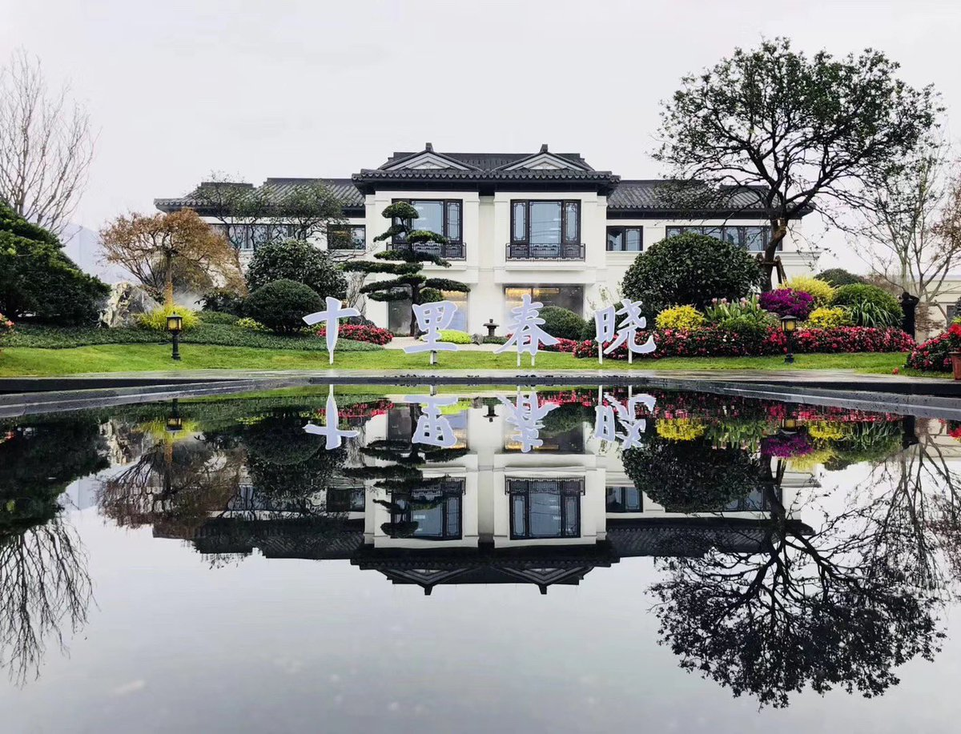
%> input picture different-noise-mean-filtering/shilichongxiao.png, 961 x 734 px, shrunk from 1200 x 917 before the run
$ octave xianxingpinghualvbo1.m   (GNU Octave 9; MATLAB toolbox functions it lacks are replaced by stand-ins)
%> lines starting %> are read from the running program, lines starting %| are printed output that depends on the picture
%% Read in image
I = imread('shilichongxiao.png');
%> I is the input picture: size 734x961x3 uint8; mean R, G, B 143.5, 144.9, 143.1
% yunannan.png
% xiaoguan.png
% tangrenjie.png
% shilichongxiao.png
% guniang.png

%% Convert to grayscale image
Igray = rgb2gray(I);
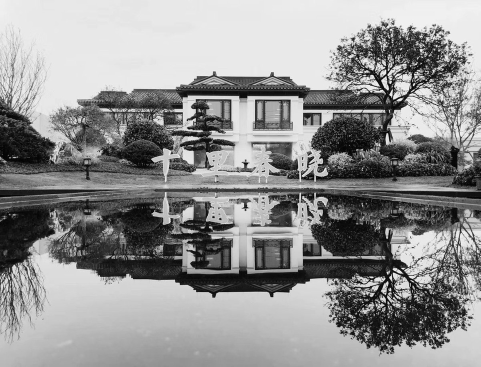
%> Igray: size 734x961 uint8 (shown at 1/2 size); min 0, max 255, mean 144.2

%% Add noise to image
% Gaussian
% J = imnoise(I,'gaussian')
% Gaussian white noise with variance of 0.01 to grayscale image I.
% J = imnoise(I,'gaussian',m)
% adds Gaussian white noise with mean m and variance of 0.01.
% J = imnoise(I,'gaussian',m,var_gauss)
% adds Gaussian white noise with mean m and variance var_gauss.
% J = imnoise(I,'localvar',var_local)
% J = imnoise(I,'localvar',intensity_map,var_local)
% Gaussian white noise
Iguassian = imnoise(Igray, 'gaussian', 0.1, 0.015);
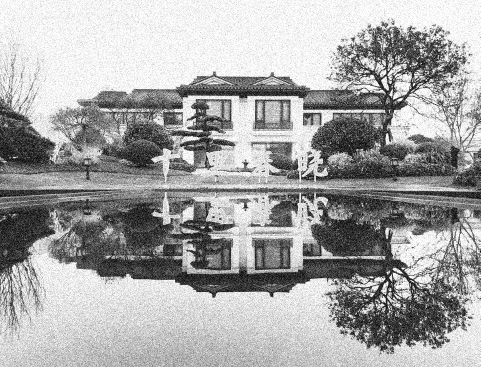
%> Iguassian: size 734x961 uint8 (shown at 1/2 size); min 0, max 255, mean 165.8
% Salt & pepper
% J = imnoise(I,'salt & pepper')
% adds salt and pepper noise,
% with default noise density 0.05.
% This affects approximately 5% of pixels.
% J = imnoise(I,'salt & pepper',d)
% adds salt and pepper noise,
% where d is the noise density.
% This affects approximately d*numel(I) pixels.
% salt & pepper noise
Islat_pepper = imnoise(Igray, 'salt & pepper', 0.15);
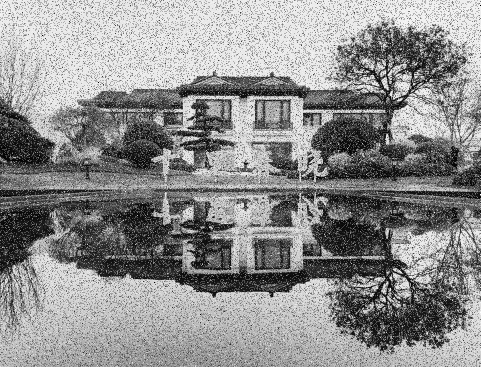
%> Islat_pepper: size 734x961 uint8 (shown at 1/2 size); min 0, max 255, mean 141.7

%% Operator
% Mean filter
% h = fspecial('average',hsize)
% an averaging filter h of size hsize
% hsize:positive integer | 2-element vector of positive integers
% h = fspecial('disk',radius)
% a circular averaging filter (pillbox) within the square matrix of size 2*radius+1.
% radius:5 (default) | positive number

% Mean filter Guassian white noise
Iav5ga = filter2(fspecial('average', 5), Iguassian);
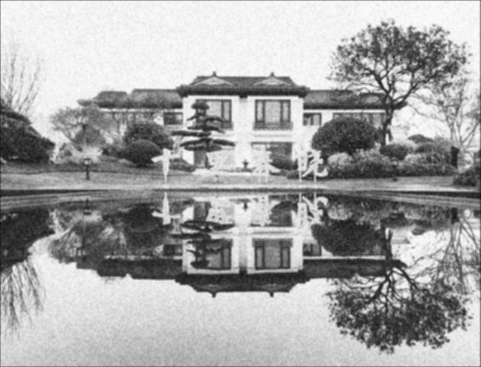
%> Iav5ga: size 734x961 double (shown at 1/2 size); min 12.56, max 254.2, mean 165.3
Idi5ga = filter2(fspecial('disk', 5), Iguassian);
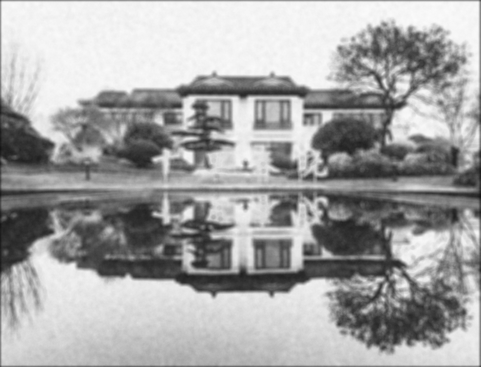
%> Idi5ga: size 734x961 double (shown at 1/2 size); min 18.76, max 252.3, mean 164.9
% Mean filter salt & pepper
Iav5sap = filter2(fspecial('average', 5), Islat_pepper);
Idi5sap = filter2(fspecial('disk', 5), Islat_pepper);
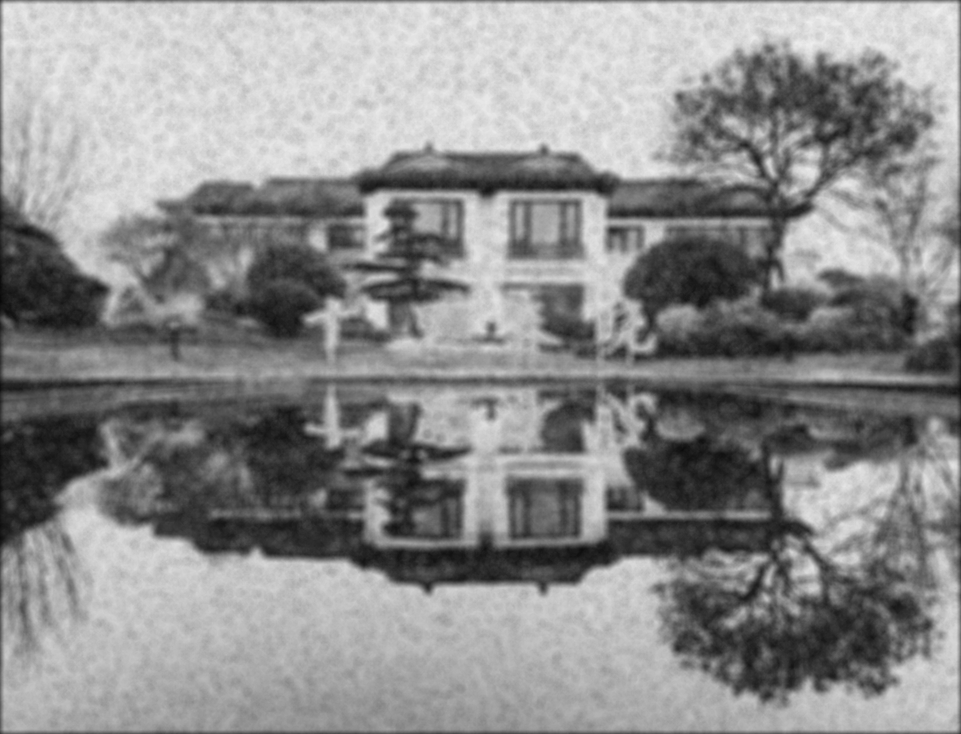
%> Idi5sap: size 734x961 double; min 8.32, max 239.7, mean 140.9

%% Display the image

subplot(2, 3, 1),imshow(Iguassian, []);
    title('Guassian white noise');
    xlabel('mean 0.1, variance 0.015');
subplot(2, 3, 2),imshow(Iav5ga, []);
    title('Averageing Guassian ');
    xlabel({'Averaging filter size 5','(mean 0.1, variance 0.015)'})
subplot(2, 3, 3),imshow(Idi5ga, []);
    title('Circular averaging Guassian');
    xlabel({'Circular averaging filter size 5','(mean 0.1, variance 0.015)'});
subplot(2, 3, 4),imshow(Islat_pepper, []);
    title('Slat & Pepper');
    xlabel('density 0.15');
subplot(2, 3, 5),imshow(Iav5sap, []);
    title('Averageing slat & pepper ');
    xlabel({'Averaging filter size 5','(density 0.15)'})
subplot(2, 3, 6),imshow(Idi5sap, []);
    title('Circular averaging slat & pepper');
    xlabel({'Circular averaging filter size 5','(density 0.15)'});
                                              Circular averaging filter size 5slat & pepper,density 0.15) ');
%> (this line was passed over: Circular is not available in this run)
%> (this line was passed over: density is not available in this run)

$ run again, with Lapacian-filtting/yunannan.png copied over different-noise-mean-filtering/shilichongxiao.png
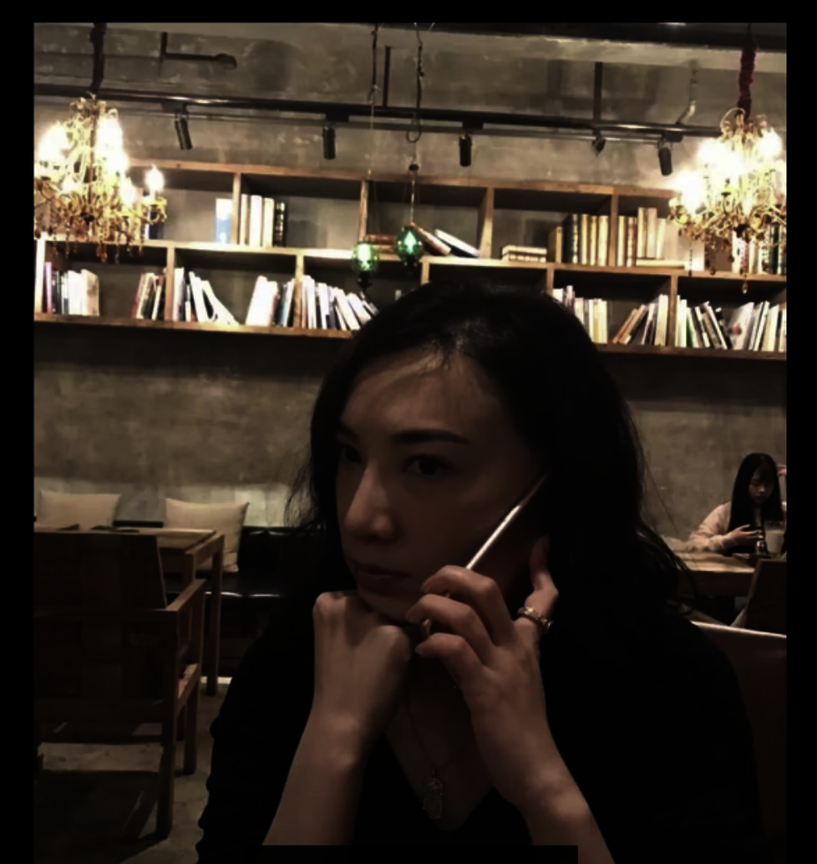
%> input picture Lapacian-filtting/yunannan.png, 817 x 864 px, shrunk from 978 x 1034 before the run
%> I is the input picture: size 864x817x3 uint8; mean R, G, B 54.4, 45, 35.5
%> `Idi5ga = filter2(fspecial('disk', 5), Iguassian);`:
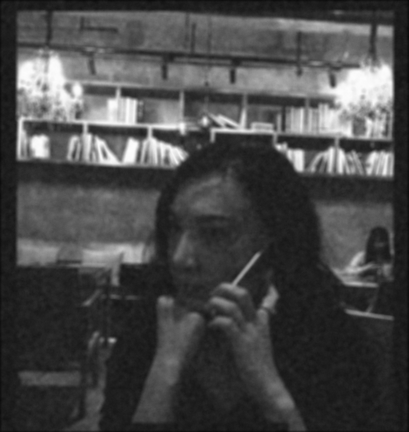
%> Idi5ga: size 864x817 double (shown at 1/2 size); min 6.92, max 253, mean 72.8
%> `Iav5sap = filter2(fspecial('average', 5), Islat_pepper);`:
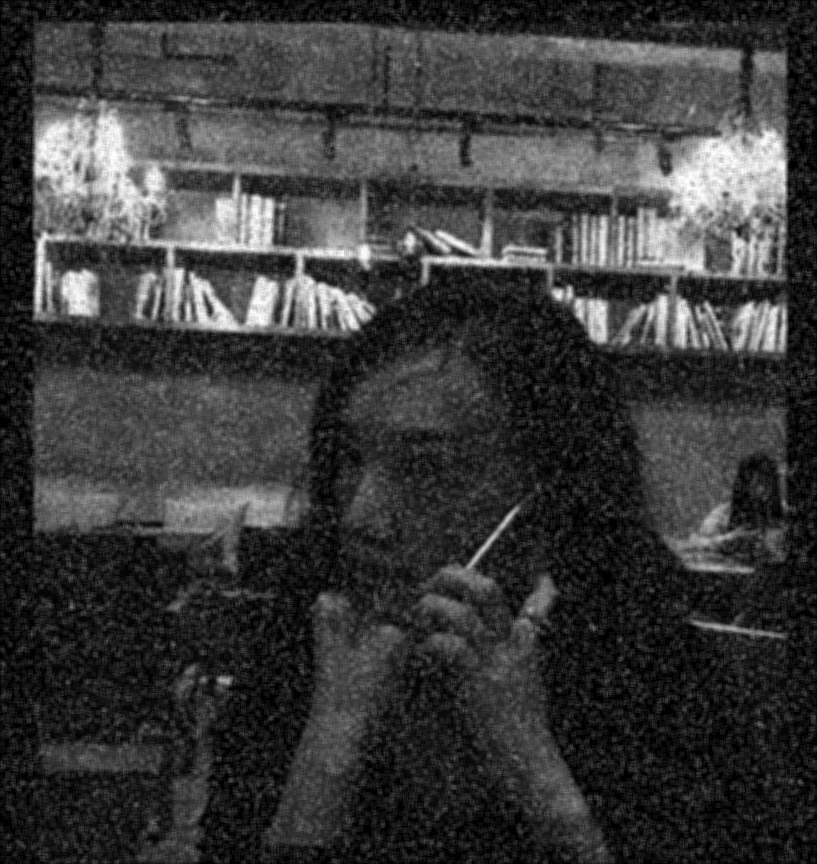
%> Iav5sap: size 864x817 double; min 0, max 254.4, mean 58.8
